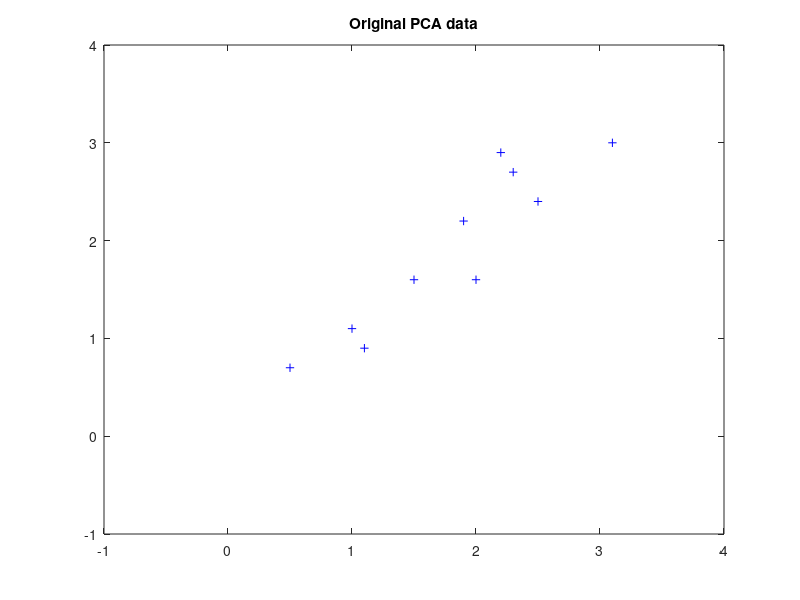
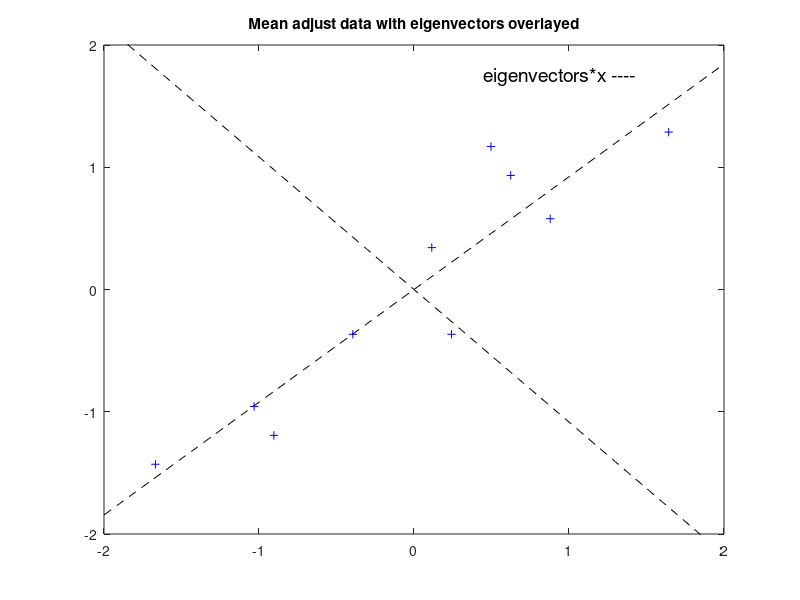
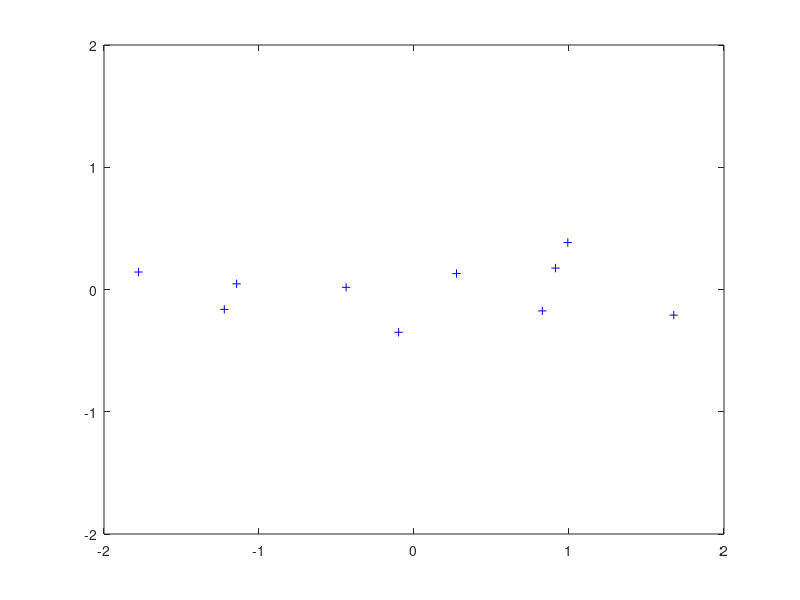
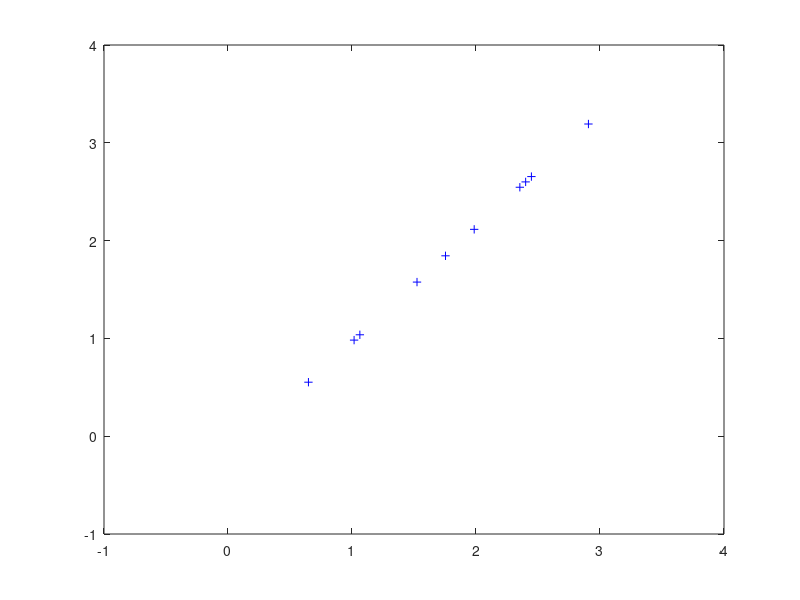

Here is the MATLAB script that generated these plots, in order:
%This file is a simple example which used some made-up data set. 
%It's only 2 dimensions, and the reason why I have choosen this is so that
%I can provide plots of the data to show what the PCA analysis is doing at
%each step
%written by: Qiong^.^ 
%date: 2012-12-13

%data_x=[2.5,0.5,2.2,1.9,3.1,2.3,2,1,1.5,1.1];
%data_y=[2.4,0.7,2.9,2.2,3.0,2.7,1.6,1.1,1.6,0.9];see them in myfile

clc;clear;
%Step 1: get my data
load ('myfile.txt') %myfile
XMean=mean(myfile); %the mean
XStd=std(myfile);% the standard deviation

%X='myfile.txt';
%fidin=fopen(x);
%data=fscanf(fidin,'%f');
X = dlmread('myfile.txt');
[n m]=size(X); 
plot(X(:,1),X(:,2),'b+');%a plot of PCA example data
xlim([-1 4]);
ylim([-1 4]);
title('Original PCA data');

%Step 2: subtract the mean
DataAdjust=X-repmat(XMean,[n,1]);
X_adjust=(X-repmat(XMean,[n,1]))./repmat(XStd,[n,1]);
%or X_adjust=zscore(X);

%Step 3: calculate the covariance--cov(X)
%Step 4: calculate the eigenvectors and eigenvalues of the covariance
%matrix
[V D]=eig(cov(X));%V contains the coefficients for the principal components
%diag(D) is the variance of the respective principal components
eigenvalues=diag(D);
%The coefficients and respective variances of the principal components 
%could also be found using the princomp function from the Statistics Toolbox:
%[A B C]=princomp(X_adjust);

figure; % a plot fo the normalised data with the eigenvectors
x=-2:0.1:2;
plot(X_adjust(:,1),X_adjust(:,2),'b+');hold on;
plot(x,V(1,1)/V(2,1)*x,'k--');hold on;
plot(x,V(1,2)/V(2,2)*x,'k--');
xlim([-2 2]);
ylim([-2 2]);
title('Mean adjust data with eigenvectors overlayed');
text(0.45,1.75,'eigenvectors*x ----','FontSize',14);

%Step 5: Deriving the new data set---
%FinalData=RowFeatureVector*RowDataAdjust

FinalData=V(:,2)'*X_adjust';
FinalData1=V(:,1)'*X_adjust';

TransformData=V(:,2)'*DataAdjust';
TransformData1=V(:,1)'*DataAdjust';
figure;
x=-2:0.1:2;
plot(TransformData,TransformData1,'b+');hold on;
plot(x,0,'k--');
xlim([-2 2]);
ylim([-2 2]);

cumsum(flipud(diag(D)))/sum(diag(D));
PC=X_adjust*V;%princcipal component
VReduced=V(:,2);%dropping the columns that representing the unwanted principal componets
PVReduced=X_adjust*VReduced;

%getting the old data back--decompression
x_DataAdjust=PVReduced*VReduced';%we can have the "un-standard"adjust matrix
OldData=((PVReduced*VReduced').*repmat(XStd,[n 1]))+repmat(XMean,[n 1]);

figure;
x=-4:0.1:4;
plot(OldData(:,1),OldData(:,2),'b+');hold on;
xlim([-1 4]);
ylim([-1 4]);